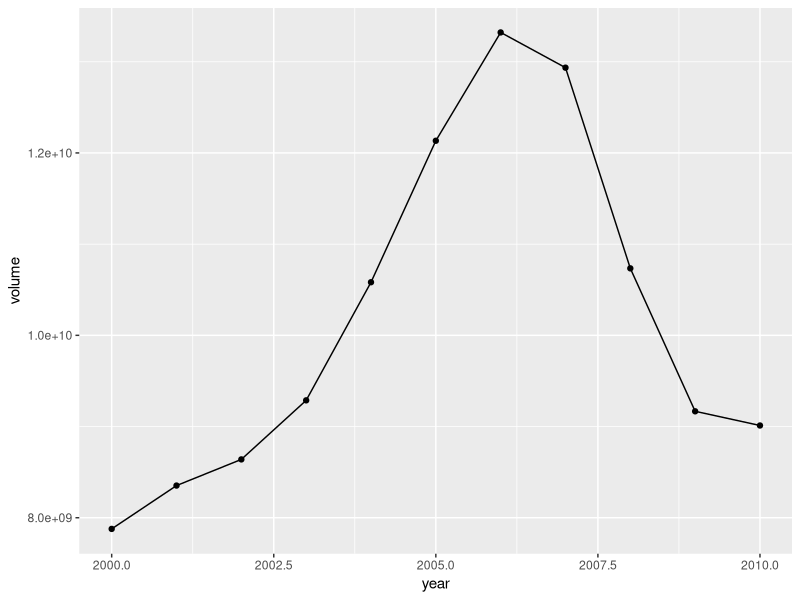

R code for this plot:
## ---- chunk 1
library(ggplot2)
library(dplyr)
## ---- chunk 2
glimpse(txhousing)
## ---- chunk 3
txhousing <- select(txhousing, -date)
txhousing <- rename(txhousing, median_price = median)
head(txhousing, 3)
## ---- chunk 4
txhousing <- filter(txhousing, !is.na(sales))
anyNA(txhousing$sales)
## ---- chunk 5
dallas <- filter(txhousing, year %in% 2000:2010, city =="Dallas")
distinct(dallas, city, year)
## ---- chunk 6
summarise(dallas,
          median_volume = median(volume),
          total_volume = sum(volume)
          )
## ---- chunk 7
dallas_annual_volume <- group_by(dallas, year) %>%
  summarise(volume = sum(volume))
dallas_annual_volume
## ---- chunk 8
# Solution 1
filter(dallas_annual_volume,
       volume == min(dallas_annual_volume$volume)
       )
## ---- chunk 9
# Solution 2
arrange(dallas_annual_volume, volume)[1, ]
## ---- chunk 10
ggplot(dallas_annual_volume, aes(x=year, y=volume)) +
  geom_point() +
  geom_line()
## ---- chunk 11
txhousing <- mutate(txhousing, houses_left = listings - sales)
head(txhousing, 3)
## ---- chunk 12
x <- txhousing %>%
  group_by(city) %>%
  summarise(volume = sum(volume),
            sales = sum(sales)
            )
arrange(x, desc(volume))[1,]
arrange(x, desc(sales))[1,]
## ---- chunk 13
txhousing %>% 
  filter(city == "Austin"| city == "Dallas",
         year == 2000 | year == 2001) %>%
  group_by(city) %>%
  summarize(total_sales = sum(sales))
## ---- chunk 14
txhousing %>% 
  filter(city == "Austin"| city == "Dallas",
         year == 2000 | year == 2001) %>%
  summarize(total_sales = sum(sales))
